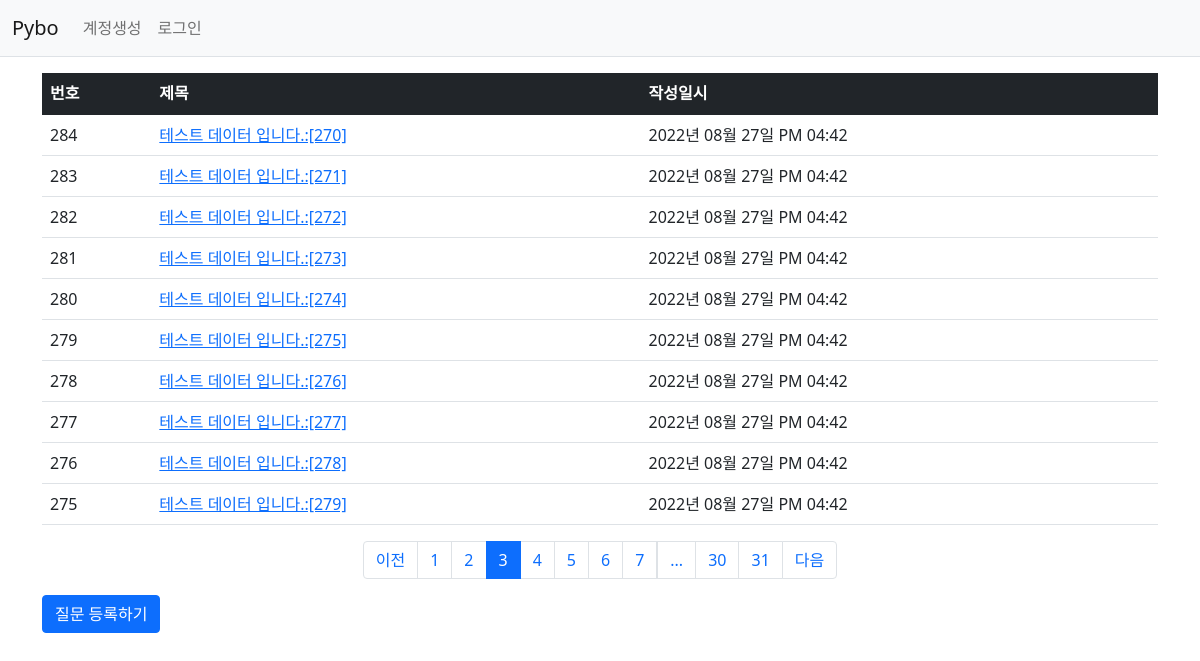
Screenshot of /question/list/?page=3 with the database file from the repository.
### pybo/models.py (models this page shows)
class Question(db.Model) : ## class 이름으로 Table 이름이 생성됨
    id = db.Column(db.Integer, primary_key = True) ## 칼럼 속성과 기본키인지 아닌지
    subject = db.Column(db.String(200), nullable=False) ## Null값 허용 안 함
    content = db.Column(db.Text(), nullable=False)
    create_date = db.Column(db.DateTime(), nullable=False)
    user_id = db.Column(db.Integer, db.ForeignKey('user.id', ondelete='CASCADE'), nullable=False)
    user = db.relationship('User', backref=db.backref('question_set'))

### pybo/views/question_views.py (the view)
@bp.route('/list/')
def _list() :
    page = request.args.get('page', type=int, default=1)  # 페이지
    question_list = Question.query.order_by(Question.create_date.desc())
    question_list = question_list.paginate(page, per_page=10)
    return render_template('question/question_list.html', question_list = question_list)

### pybo/filter.py (called while the page is built)
def format_datetime(value, fmt = '%Y년 %m월 %d일 %p %I:%M') :
    return  value.strftime(fmt)

### pybo/views/auth_views.py (called while the page is built)
@bp.before_app_request
def load_logged_in_user() :
    user_id = session.get('user_id')
    if user_id is None :
        g.user = None
    else :
        g.user = User.query.get(user_id)

### pybo/templates/question/question_list.html (shortened to what this page needs)
{% extends 'base.html' %}
{% block content %}
<div class = "container my-3">
    <table class="table">
        <thead>
        <tr class="table-dark">
            <th>번호</th>
            <th>제목</th>
            <th>작성일시</th>
        </tr>
        </thead>
        <tbody>
        {% if question_list %}
        {% for question in question_list.items %}
        <tr>
            <td>{{ question_list.total - ((question_list.page-1) * question_list.per_page) - loop.index0 }}</td>
            <td>
                <a href = "{{ url_for('question.detail', question_id=question.id)}}">{{ question.subject }}</a>
            </td>
            <td>{{ question.create_date|datetime }}</td>
        </tr>
        {% endfor %}
        {% else %}
        <tr>
            <td colspan = "3">질문이 없습니다.</td>
        </tr>
        {% endif %}
        </tbody>
    </table>
    <ul class="pagination justify-content-center">
        {% if question_list.has_prev %}
        <li class="page-item">
            <a class="page-link" href="?page={{ question_list.prev_num }}">이전</a>
        </li>
        {% else %}
        <li class="page-item disabled">
            <a class="page-link" tabindex="-1" aria-disabled="true" href="javascript:void(0)">이전</a>
        </li>
        {% endif %}
        {% for page_num in question_list.iter_pages() %}
        {% if page_num %}
        {% if page_num != question_list.page %}
        <li class="page-item">
            <a class="page-link" href="?page={{ page_num }}">{{ page_num }}</a>
        </li>
        {% else %}
        <li class="page-item active" aria-current="page">
            <a class="page-link" href="javascript:void(0)">{{ page_num }}</a>
        </li>
        {% endif %}
        {% else %}
        <li class="disabled">
            <a class="page-link" href="javascript:void(0)">...</a>
        </li>
        {% endif %}
        {% endfor %}
        {% if question_list.has_next %}
        <li class="page-item">
            <a class="page-link" href="?page={{ question_list.next_num }}">다음</a>
        </li>
        {% else %}
        <li class="page-item disabled">
            <a class="page-link" tabindex="-1" aria-disabled="true" href="javascript:void(0)">다음</a>
        </li>
        {% endif %}
    </ul>
    <a href = "{{ url_for('question.create') }}" class = "btn btn-primary">질문 등록하기</a>
</div>
{% endblock %}

### rows the page displays
Question: total "284", subject "테스트 데이터 입니다.:[270]", create_date "2022년 08월 27일 PM 04:42"
Question: total "283", subject "테스트 데이터 입니다.:[271]", create_date "2022년 08월 27일 PM 04:42"
Question: total "282", subject "테스트 데이터 입니다.:[272]", create_date "2022년 08월 27일 PM 04:42"
Question: total "281", subject "테스트 데이터 입니다.:[273]", create_date "2022년 08월 27일 PM 04:42"
Question: total "280", subject "테스트 데이터 입니다.:[274]", create_date "2022년 08월 27일 PM 04:42"
Question: total "279", subject "테스트 데이터 입니다.:[275]", create_date "2022년 08월 27일 PM 04:42"
Question: total "278", subject "테스트 데이터 입니다.:[276]", create_date "2022년 08월 27일 PM 04:42"
Question: total "277", subject "테스트 데이터 입니다.:[277]", create_date "2022년 08월 27일 PM 04:42"
Question: total "276", subject "테스트 데이터 입니다.:[278]", create_date "2022년 08월 27일 PM 04:42"
Question: total "275", subject "테스트 데이터 입니다.:[279]", create_date "2022년 08월 27일 PM 04:42"

### other values shown
{{ page_num }} "1" "2" "4" "5" "6" "7" "30" "31"
{{ page_num }} "3"
